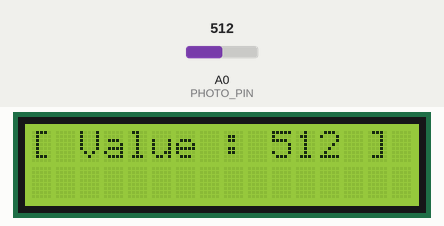
Simulated run of this sketch. Board: Arduino Uno, built with avr-gcc and run on an emulated ATmega328P. Parts: 16×2 character LCD. Inputs (shaded band) come from the test bench; at power-on: A0 (PHOTO_PIN) = 512.

Above: at 1.2 s.
1.3 s: A0 (PHOTO_PIN) set to 716
At 3.2 s:
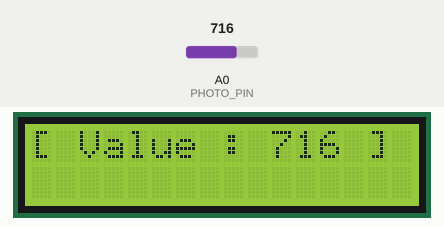
3.6 s: A0 (PHOTO_PIN) set to 900
At 4.8 s:
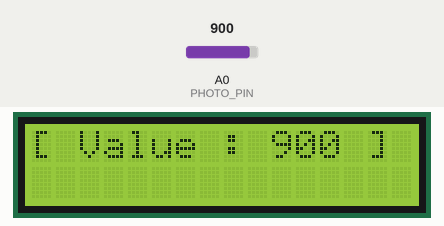
5.6 s: A0 (PHOTO_PIN) set to 1023
At 6.5 s:
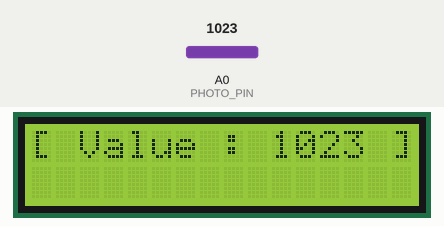
Timing chart, 0 to 8.6 s (numbered marks = the images above; inputs shaded):
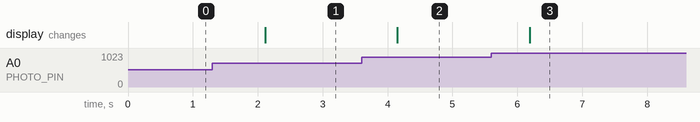

Measured:
- after the input at 1.3 s, the display: changes after 0.82 s (image 1)
- after the input at 3.6 s, the display: changes after 0.55 s (image 2)
- after the input at 5.6 s, the display: changes after 0.59 s (image 3)

The sketch:

LCD_Photo.ino
```cpp
#include <Wire.h>
#include <LiquidCrystal_I2C.h>

#define PHOTO_PIN A0

LiquidCrystal_I2C lcd(0x27, 16, 2);

void setup()
{
  // Pin init
  pinMode(PHOTO_PIN, INPUT);
  // LCD init
  lcd.init();
  lcd.backlight();
}

void loop()
{
  int value = analogRead(PHOTO_PIN);
  lcd.clear();
  lcd.setCursor(0, 0);
  lcd.print("[ Value : ");
  lcd.print(value);
  lcd.print(" ]");
  delay(1000);
}
```
